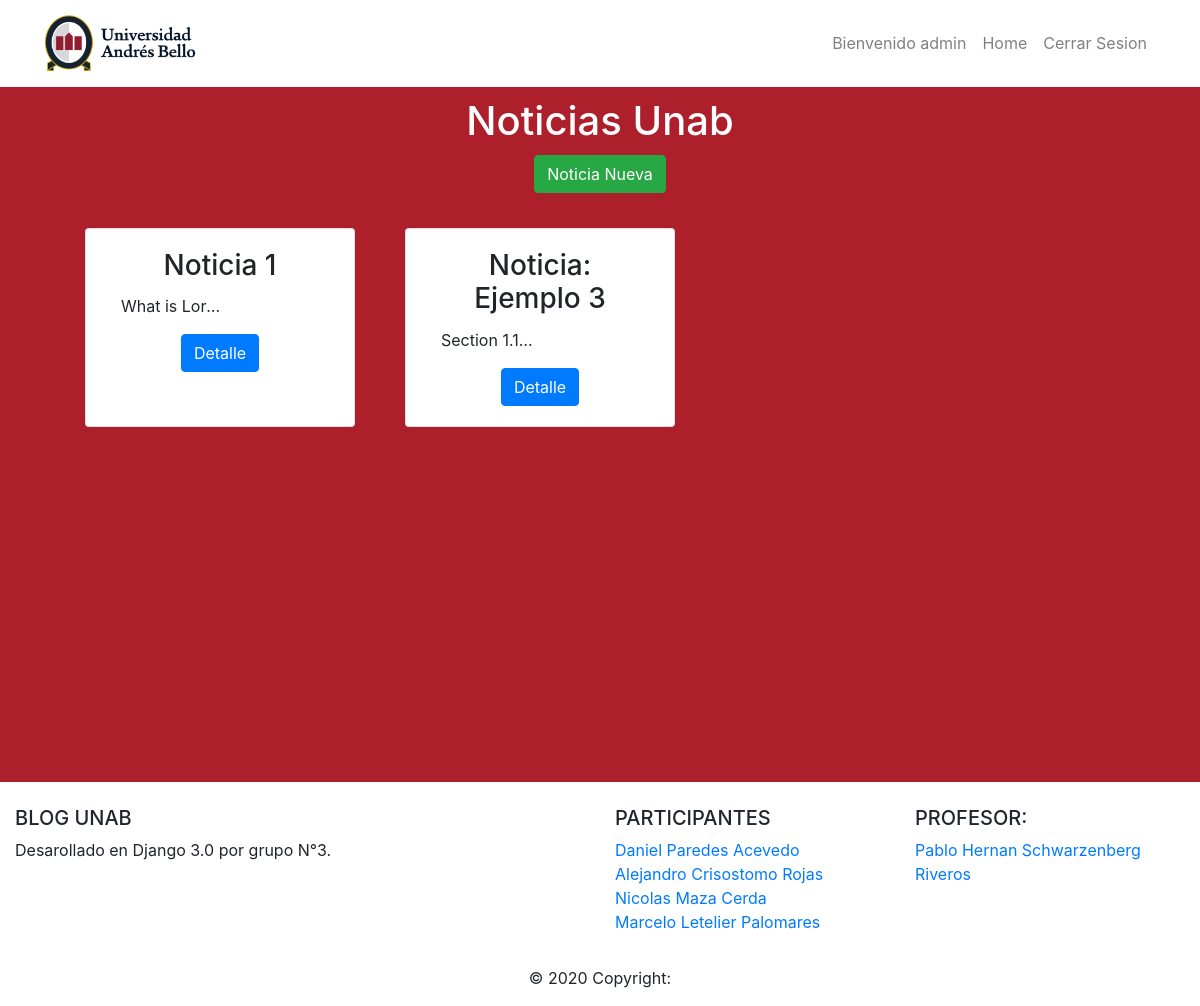
The app's page /blogs/ (signed in) with its own data.
### blogs/models.py (models this page shows, shortened)
class Blog(models.Model):
    titulo = models.CharField(max_length=35)
    contenido = RichTextField()
    blogs = models.Manager()

### blogs/views.py (the view)
# urls.py: url(r'blogs/', views.HomeBlogsView.as_view(),name="blogs"),
class HomeBlogsView(LoginRequiredMixin,TemplateView):
    def get(self, request, **kwargs):
        return render(request, 'blogs.html', {'blogs': Blog.blogs.all()})

### blogs/templates/blogs.html
{% extends "base.html" %}
{% block content %}
<div class="container">
    <h1 class="center">Noticias Unab</h1>
    {% if user.is_superuser %}
    <div class="container center">
        <a href="/blog/create" class="btn btn-success" role="button">Noticia Nueva</a>
    </div>
    {% endif %}
    <div class="container center">
        <div class="row">
        {% for blog in blogs %}
            <div class="col-3 card separa">
                <div class="card-body">
                    <h3 class="card-title">{{blog.titulo}}</h3>
                    <p class="card-text text">{{ blog.contenido|striptags }}</p>
                    <a href="/blog/{{ blog.id }}/" class="card-link btn btn-primary">Detalle</a>
                </div>
            </div>
        {% endfor %}
        </div>
    </div>
</div>
{% endblock %}

### blogs/templates/navbar.html (shortened to what this page needs)
{% load static %}
<nav class="navbar navbar-expand-lg navbar-dark bg-white static-top">
    <div class="container">
        <a class="navbar-brand">
            <img src="{% static 'imagenes/logo1.png' %}" alt="LogoUnab">
          </a>
      <div class="collapse navbar-collapse" id="navbarResponsive">
        <ul class="navbar-nav ml-auto">
          <li class="nav-item active">
            {% if user.is_authenticated %}
            <a class="nav-link">Bienvenido&nbsp{{user.username}}</a>
          </li>
          <li class="nav-item active">
            <a class="nav-link pintaletra" href="{% url 'blogs' %}">Home
                </a>
          </li>
          <li class="nav-item">
            <a class="nav-link"  href="{% url 'logout' %}">Cerrar&nbspSesion</a>
          </li>
          {% endif %}
        </ul>
      </div>
    </div>
  </nav>

### blogs/static/css/style.css (style rules this page uses)
body { background-color:#AD1F2B; }
.nav, img { width: 20%;; display: inline-block; }
.text { display: block; width: 100px; overflow: hidden; white-space: nowrap; text-overflow: ellipsis; }
.nav-link { color: gray !important; }
h1 { color: white; }
.separa { margin: 25px; }
.center { text-align: center; margin-top: 10px; }

### records on screen
Blog: titulo "Noticia 1", contenido "What is Lor…"
Blog: titulo "Noticia: Ejemplo 3", contenido "Section 1.1…"

### other values on screen
{{ user.username }} "admin"
